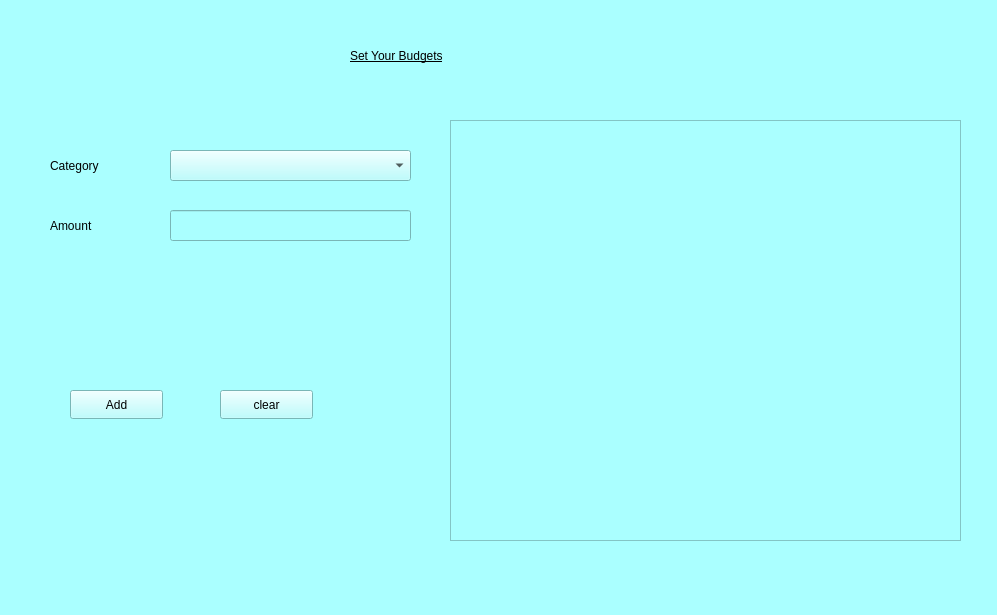
<?xml version="1.0" encoding="UTF-8"?>
<ui version="4.0">
 <class>budgeting</class>
 <widget class="QMainWindow" name="budgeting">
  <property name="geometry">
   <rect>
    <x>0</x>
    <y>0</y>
    <width>997</width>
    <height>615</height>
   </rect>
  </property>
  <property name="windowTitle">
   <string>MainWindow</string>
  </property>
  <property name="styleSheet">
   <string notr="true">background-color: rgb(170, 255, 255);</string>
  </property>
  <widget class="QWidget" name="centralwidget">
   <widget class="QLabel" name="label">
    <property name="geometry">
     <rect>
      <x>350</x>
      <y>20</y>
      <width>291</width>
      <height>71</height>
     </rect>
    </property>
    <property name="styleSheet">
     <string notr="true">font: 700 italic 20pt &quot;Arial&quot;;
text-decoration: underline;</string>
    </property>
    <property name="text">
     <string>Set Your Budgets</string>
    </property>
   </widget>
   <widget class="QLabel" name="label_2">
    <property name="geometry">
     <rect>
      <x>50</x>
      <y>150</y>
      <width>121</width>
      <height>31</height>
     </rect>
    </property>
    <property name="styleSheet">
     <string notr="true">font: 700 12pt &quot;Arial&quot;;</string>
    </property>
    <property name="text">
     <string>Category</string>
    </property>
   </widget>
   <widget class="QComboBox" name="categoryComboBox">
    <property name="geometry">
     <rect>
      <x>170</x>
      <y>150</y>
      <width>241</width>
      <height>31</height>
     </rect>
    </property>
   </widget>
   <widget class="QLabel" name="label_3">
    <property name="geometry">
     <rect>
      <x>50</x>
      <y>210</y>
      <width>121</width>
      <height>31</height>
     </rect>
    </property>
    <property name="styleSheet">
     <string notr="true">font: 700 12pt &quot;Arial&quot;;</string>
    </property>
    <property name="text">
     <string>Amount</string>
    </property>
   </widget>
   <widget class="QLineEdit" name="amountInput">
    <property name="geometry">
     <rect>
      <x>170</x>
      <y>210</y>
      <width>241</width>
      <height>31</height>
     </rect>
    </property>
   </widget>
   <widget class="QTableWidget" name="tableWidget">
    <property name="geometry">
     <rect>
      <x>450</x>
      <y>120</y>
      <width>511</width>
      <height>421</height>
     </rect>
    </property>
   </widget>
   <widget class="QPushButton" name="addButton">
    <property name="geometry">
     <rect>
      <x>70</x>
      <y>390</y>
      <width>93</width>
      <height>29</height>
     </rect>
    </property>
    <property name="text">
     <string>Add</string>
    </property>
   </widget>
   <widget class="QPushButton" name="pushButton_2">
    <property name="geometry">
     <rect>
      <x>220</x>
      <y>390</y>
      <width>93</width>
      <height>29</height>
     </rect>
    </property>
    <property name="text">
     <string>clear</string>
    </property>
   </widget>
  </widget>
 </widget>
 <resources/>
 <connections/>
</ui>
